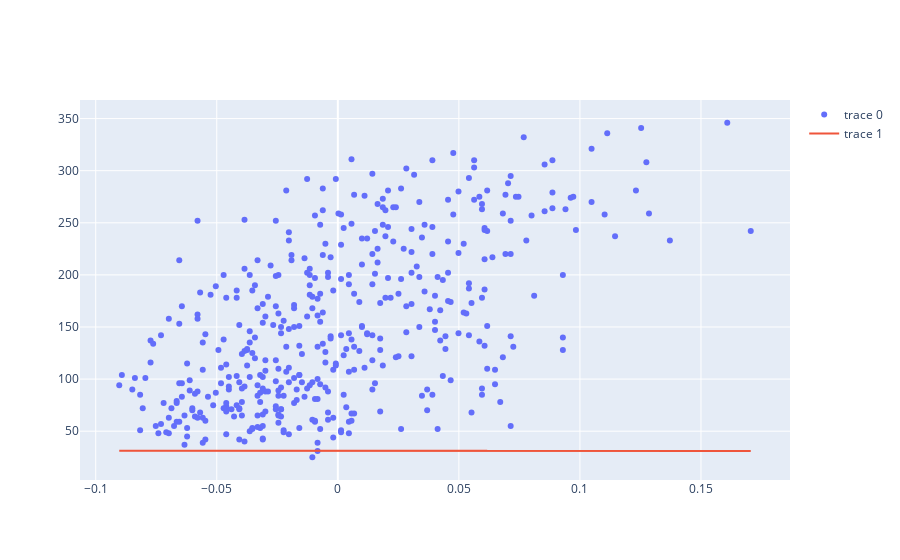

The cell this chart's notebook holds for it:
### Markdown cell above
We see that the values of the two parameters have changed, let's see how it affected the predictions of the model. 
Visualize the data vs the model's predictions.

### Code cell
fig = go.Figure()

fig.add_trace(
    go.Scatter(
        x=diabetes_X,
        y=y,
        mode='markers'             
    )
)

fig.add_trace(
    go.Scatter(
        x=diabetes_X,
        y=model(diabetes_X),
        mode='lines'
    )
)

fig.show()

### Figure 1 — Plotly figure (JSON) as saved in the notebook; plotly's stock layout.template omitted (floating-point values rounded to 4 significant figures; data arrays with more than 128 entries replaced by an {"elided": "..."} marker saying what was removed)
{"data": [{"mode": "markers", "type": "scatter", "x": {"elided": "442 float values"}, "y": {"elided": "442 int values"}}, {"mode": "lines", "type": "scatter", "x": {"elided": "442 float values"}, "y": {"elided": "442 float values"}}], "layout": {}}
